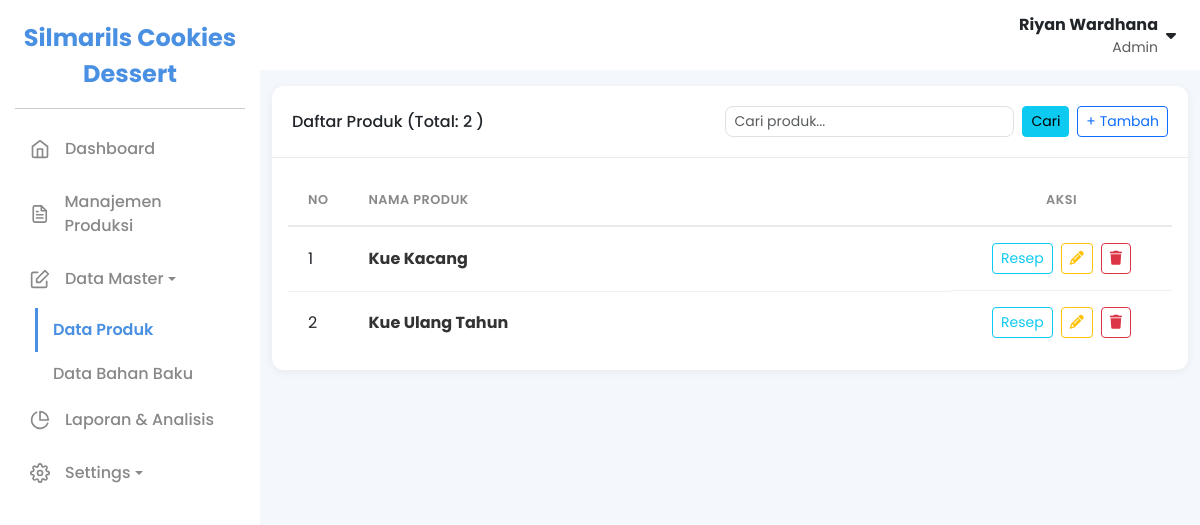
Page /index.php?page=produk (signed in) on the earlier database version.
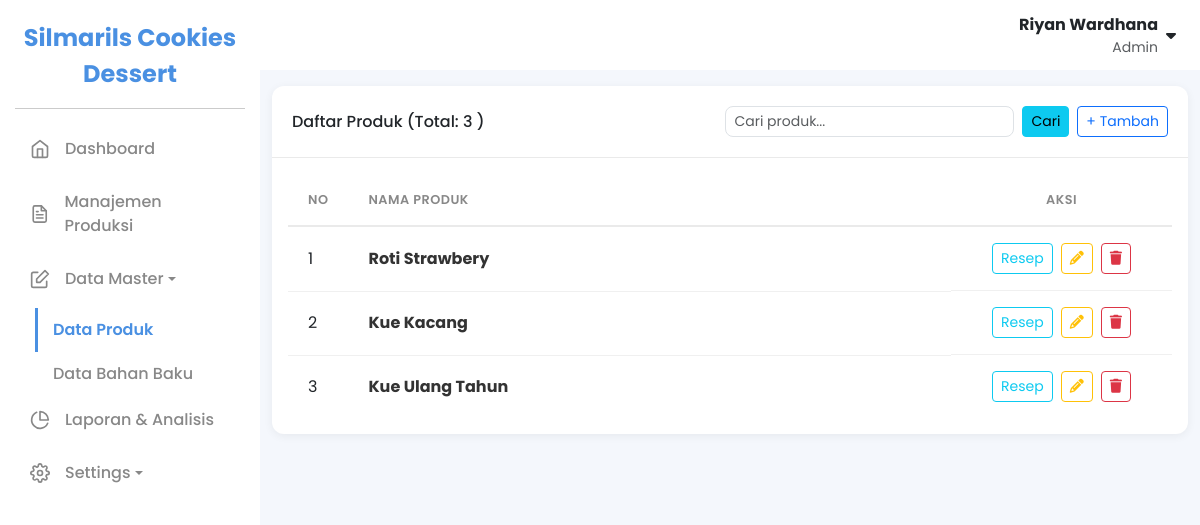
Same page on the later database version.
### tables this page shows
CREATE TABLE `produk` (
  `id_produk` int NOT NULL,
  `nama_produk` varchar(100) NOT NULL,
  `catatan` text,
  `foto_produk` varchar(255) DEFAULT NULL
);

### core/functions.php (called while the page is built, shortened)
<?php
function base_url($path = '')
{
            $protocol = isset($_SERVER['HTTPS']) && $_SERVER['HTTPS'] === 'on' ? "https" : "http";
            $host = $_SERVER['HTTP_HOST'];
            $script_name = str_replace('\\', '/', dirname($_SERVER['SCRIPT_NAME']));
            $project_root = rtrim($script_name, '/');
            $url = "$protocol://$host" . rtrim($project_root, '/') . '/' . ltrim($path, '/');
            return $url;
}

### pages/produk.php (the view, shortened to what the rows shown need)
<?php
$limit = 10;
$page = isset($_GET['p']) ? (int)$_GET['p'] : 1;
$offset = ($page - 1) * $limit;
$params = [];
$data_sql = "SELECT * FROM produk";
$data_sql .= " ORDER BY id_produk DESC LIMIT ? OFFSET ?";
$params[] = $limit;
$params[] = $offset;
$stmt = $pdo->prepare($data_sql);
$stmt->bindValue(count($params) - 1, $limit, PDO::PARAM_INT);
$stmt->bindValue(count($params), $offset, PDO::PARAM_INT);
$stmt->execute();
$produks = $stmt->fetchAll(PDO::FETCH_ASSOC);
$nomor = ($page - 1) * $limit + 1;
?>
<div class="container-fluid py-3">
            <div class="card">
                        <div class="card-body">
                                    <div class="table-responsive">
                                                <table class="table-modern">
                                                            <thead>
                                                                        <tr>
                                                                                    <th style="width: 5%;">No</th>
                                                                                    <th>Nama Produk</th>
                                                                                    <th class="text-center" style="width: 25%;">Aksi</th>
                                                                        </tr>
                                                            </thead>
                                                            <tbody>
                                                                        <?php if (empty($produks)): ?>
                                                                                    <tr>
                                                                                                <td colspan="3" class="text-center bg-light p-5">Data produk tidak ditemukan.</td>
                                                                                    </tr>
                                                                        <?php else: ?>
                                                                                    <?php foreach ($produks as $produk): ?>
                                                                                                <tr>
                                                                                                            <td><?php echo $nomor++; ?></td>
                                                                                                            <td>
                                                                                                                        <div class="fw-bold"><?php echo htmlspecialchars($produk['nama_produk']); ?></div>
                                                                                                            </td>
                                                                                                            <td class="d-flex justify-content-center gap-2">
                                                                                                                        <a href="<?php echo base_url('index.php?page=resep&id_produk=' . $produk['id_produk']); ?>" class="btn btn-outline-info btn-sm">Resep</a>
                                                                                                                        <a href="<?php echo base_url('index.php?page=produk_form&id=' . $produk['id_produk']); ?>" class="btn btn-outline-warning btn-sm"><i class="fa-solid fa-pencil"></i></a>
                                                                                                                        <a href="<?php echo base_url('index.php?page=produk_hapus&id=' . $produk['id_produk']); ?>" class="btn btn-outline-danger btn-sm" onclick="return confirm('Anda yakin?');"><i class="fa-solid fa-trash"></i></a>
                                                                                                            </td>
                                                                                                </tr>
                                                                                    <?php endforeach; ?>
                                                                        <?php endif; ?>
                                                            </tbody>
                                                </table>
                                    </div>
                        </div>
            </div>
</div>

Differences in the rows shown:
added produk: nama_produk "Roti Strawbery"
Other differences:
$total_records: "2" → "3"
